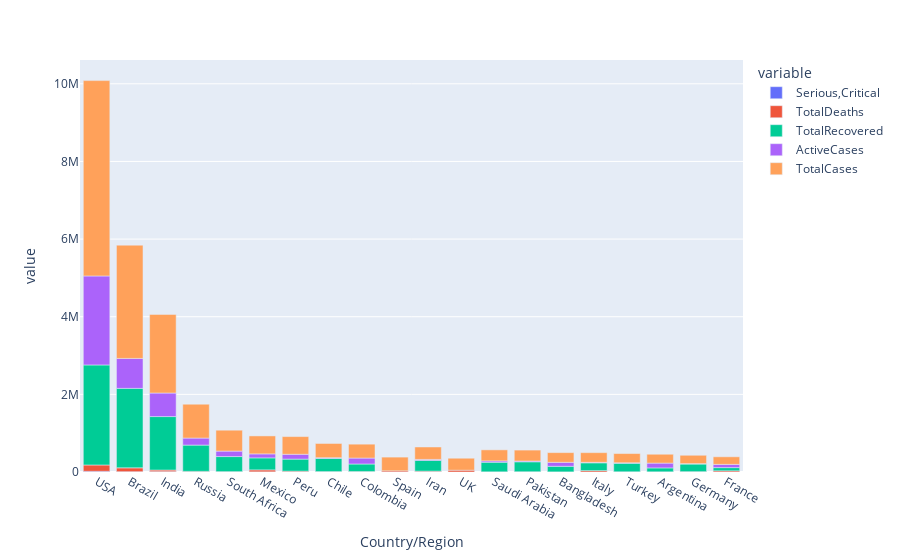

Source (notebook cell):
### Code cell
ex.bar(worldometer_data.iloc[0:20],x='Country/Region',y=['Serious,Critical', 'TotalDeaths', 'TotalRecovered', 'ActiveCases', 'TotalCases'])

### Figure 1 — Plotly figure (JSON) as saved in the notebook; plotly's stock layout.template omitted (floating-point values rounded to 4 significant figures)
{"data": [{"alignmentgroup": "True", "hovertemplate": "variable=Serious,Critical<br>Country/Region=%{x}<br>value=%{y}<extra></extra>", "legendgroup": "Serious,Critical", "marker": {"color": "#636efa", "pattern": {"shape": ""}}, "name": "Serious,Critical", "offsetgroup": "Serious,Critical", "orientation": "v", "showlegend": true, "textposition": "auto", "type": "bar", "x": ["USA", "Brazil", "India", "Russia", "South Africa", "Mexico", "Peru", "Chile", "Colombia", "Spain", "Iran", "UK", "Saudi Arabia", "Pakistan", "Bangladesh", "Italy", "Turkey", "Argentina", "Germany", "France"], "xaxis": "x", "y": [18296, 8318, 8944, 2300, 539, 3987, 1426, 1358, 1493, 617, 4156, 73, 1915, 809, null, 42, 580, 1150, 236, 384], "yaxis": "y"}, {"alignmentgroup": "True", "hovertemplate": "variable=TotalDeaths<br>Country/Region=%{x}<br>value=%{y}<extra></extra>", "legendgroup": "TotalDeaths", "marker": {"color": "#EF553B", "pattern": {"shape": ""}}, "name": "TotalDeaths", "offsetgroup": "TotalDeaths", "orientation": "v", "showlegend": true, "textposition": "auto", "type": "bar", "x": ["USA", "Brazil", "India", "Russia", "South Africa", "Mexico", "Peru", "Chile", "Colombia", "Spain", "Iran", "UK", "Saudi Arabia", "Pakistan", "Bangladesh", "Italy", "Turkey", "Argentina", "Germany", "France"], "xaxis": "x", "y": [162804, 98644, 41638, 14606, 9604, 50517, 20424, 9889, 11939, 28500, 17976, 46413, 3055, 6035, 3306, 35187, 5798, 4251, 9252, 30312], "yaxis": "y"}, {"alignmentgroup": "True", "hovertemplate": "variable=TotalRecovered<br>Country/Region=%{x}<br>value=%{y}<extra></extra>", "legendgroup": "TotalRecovered", "marker": {"color": "#00cc96", "pattern": {"shape": ""}}, "name": "TotalRecovered", "offsetgroup": "TotalRecovered", "orientation": "v", "showlegend": true, "textposition": "auto", "type": "bar", "x": ["USA", "Brazil", "India", "Russia", "South Africa", "Mexico", "Peru", "Chile", "Colombia", "Spain", "Iran", "UK", "Saudi Arabia", "Pakistan", "Bangladesh", "Italy", "Turkey", "Argentina", "Germany", "France"], "xaxis": "x", "y": [2576668, 2047660, 1377384, 676357, 387316, 308848, 310337, 340168, 192355, null, 277463, null, 247089, 256058, 143824, 201323, 220546, 99852, 196200, 82460], "yaxis": "y"}, {"alignmentgroup": "True", "hovertemplate": "variable=ActiveCases<br>Country/Region=%{x}<br>value=%{y}<extra></extra>", "legendgroup": "ActiveCases", "marker": {"color": "#ab63fa", "pattern": {"shape": ""}}, "name": "ActiveCases", "offsetgroup": "ActiveCases", "orientation": "v", "showlegend": true, "textposition": "auto", "type": "bar", "x": ["USA", "Brazil", "India", "Russia", "South Africa", "Mexico", "Peru", "Chile", "Colombia", "Spain", "Iran", "UK", "Saudi Arabia", "Pakistan", "Bangladesh", "Italy", "Turkey", "Argentina", "Germany", "France"], "xaxis": "x", "y": [2292707, 771258, 606387, 180931, 141264, 103325, 124648, 16614, 153416, null, 24678, null, 34082, 19770, 102521, 12694, 10921, 124092, 9758, 82861], "yaxis": "y"}, {"alignmentgroup": "True", "hovertemplate": "variable=TotalCases<br>Country/Region=%{x}<br>value=%{y}<extra></extra>", "legendgroup": "TotalCases", "marker": {"color": "#FFA15A", "pattern": {"shape": ""}}, "name": "TotalCases", "offsetgroup": "TotalCases", "orientation": "v", "showlegend": true, "textposition": "auto", "type": "bar", "x": ["USA", "Brazil", "India", "Russia", "South Africa", "Mexico", "Peru", "Chile", "Colombia", "Spain", "Iran", "UK", "Saudi Arabia", "Pakistan", "Bangladesh", "Italy", "Turkey", "Argentina", "Germany", "France"], "xaxis": "x", "y": [5032179, 2917562, 2025409, 871894, 538184, 462690, 455409, 366671, 357710, 354530, 320117, 308134, 284226, 281863, 249651, 249204, 237265, 228195, 215210, 195633], "yaxis": "y"}], "layout": {"autosize": true, "barmode": "relative", "legend": {"title": {"text": "variable"}, "tracegroupgap": 0}, "margin": {"t": 60}, "xaxis": {"anchor": "y", "autorange": true, "domain": [0, 1], "range": [-0.5, 19.5], "title": {"text": "Country/Region"}, "type": "category"}, "yaxis": {"anchor": "x", "autorange": true, "domain": [0, 1], "range": [0, 10613320], "title": {"text": "value"}, "type": "linear"}}}
